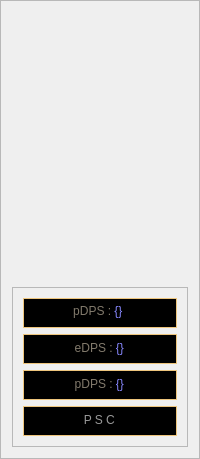
           <widget class="QFrame" name="item_display_frame">
            <property name="sizePolicy">
             <sizepolicy hsizetype="Maximum" vsizetype="Fixed">
              <horstretch>0</horstretch>
              <verstretch>0</verstretch>
             </sizepolicy>
            </property>
            <property name="frameShape">
             <enum>QFrame::StyledPanel</enum>
            </property>
            <property name="frameShadow">
             <enum>QFrame::Raised</enum>
            </property>
            <layout class="QVBoxLayout" name="verticalLayout_2">
             <item>
              <widget class="QFrame" name="item_view_frame">
               <property name="sizePolicy">
                <sizepolicy hsizetype="MinimumExpanding" vsizetype="MinimumExpanding">
                 <horstretch>0</horstretch>
                 <verstretch>0</verstretch>
                </sizepolicy>
               </property>
               <property name="minimumSize">
                <size>
                 <width>128</width>
                 <height>269</height>
                </size>
               </property>
               <property name="maximumSize">
                <size>
                 <width>145</width>
                 <height>269</height>
                </size>
               </property>
               <property name="styleSheet">
                <string notr="true">QWidget{
                                                                    border: 0px;
                                                                    background-color: none;
                                                                    }
                                                                </string>
               </property>
               <layout class="QVBoxLayout" name="item_view_layout">
                <property name="spacing">
                 <number>0</number>
                </property>
                <property name="leftMargin">
                 <number>0</number>
                </property>
                <property name="topMargin">
                 <number>0</number>
                </property>
                <property name="rightMargin">
                 <number>0</number>
                </property>
                <property name="bottomMargin">
                 <number>0</number>
                </property>
                <item>
                 <widget class="QFrame" name="item_img_frame">
                  <property name="minimumSize">
                   <size>
                    <width>0</width>
                    <height>228</height>
                   </size>
                  </property>
                  <property name="frameShape">
                   <enum>QFrame::StyledPanel</enum>
                  </property>
                  <property name="frameShadow">
                   <enum>QFrame::Raised</enum>
                  </property>
                  <layout class="QVBoxLayout" name="verticalLayout_3">
                   <property name="spacing">
                    <number>0</number>
                   </property>
                   <property name="leftMargin">
                    <number>0</number>
                   </property>
                   <property name="topMargin">
                    <number>0</number>
                   </property>
                   <property name="rightMargin">
                    <number>0</number>
                   </property>
                   <property name="bottomMargin">
                    <number>0</number>
                   </property>
                   <item>
                    <widget class="QLabel" name="item_img_label">
                     <property name="sizePolicy">
                      <sizepolicy hsizetype="Fixed" vsizetype="Fixed">
                       <horstretch>0</horstretch>
                       <verstretch>0</verstretch>
                      </sizepolicy>
                     </property>
                     <property name="minimumSize">
                      <size>
                       <width>128</width>
                       <height>228</height>
                      </size>
                     </property>
                     <property name="maximumSize">
                      <size>
                       <width>128</width>
                       <height>228</height>
                      </size>
                     </property>
                     <property name="styleSheet">
                      <string notr="true">QLabel{
                                                                                            background-image:
                                                                                            url(:/images/images/item_box.png);
                                                                                            opacity: 0.8;
                                                                                            }
                                                                                            QLabel::hover{
                                                                                            background-color:#ffffff;
                                                                                            opacity: 1;
                                                                                            }
                                                                                        </string>
                     </property>
                     <property name="text">
                      <string/>
                     </property>
                     <property name="scaledContents">
                      <bool>true</bool>
                     </property>
                     <property name="alignment">
                      <set>Qt::AlignCenter</set>
                     </property>
                    </widget>
                   </item>
                  </layout>
                 </widget>
                </item>
                <item alignment="Qt::AlignTop">
                 <widget class="QFrame" name="crafting_btn_frame">
                  <property name="sizePolicy">
                   <sizepolicy hsizetype="Preferred" vsizetype="Maximum">
                    <horstretch>0</horstretch>
                    <verstretch>0</verstretch>
                   </sizepolicy>
                  </property>
                  <property name="frameShape">
                   <enum>QFrame::StyledPanel</enum>
                  </property>
                  <property name="frameShadow">
                   <enum>QFrame::Raised</enum>
                  </property>
                  <layout class="QVBoxLayout" name="crafting_btn_layout">
                   <property name="spacing">
                    <number>0</number>
                   </property>
                   <property name="leftMargin">
                    <number>0</number>
                   </property>
                   <property name="topMargin">
                    <number>0</number>
                   </property>
                   <property name="rightMargin">
                    <number>0</number>
                   </property>
                   <property name="bottomMargin">
                    <number>0</number>
                   </property>
                   <item>
                    <widget class="QLabel" name="crafting_btn_label">
                     <property name="sizePolicy">
                      <sizepolicy hsizetype="Fixed" vsizetype="Fixed">
                       <horstretch>0</horstretch>
                       <verstretch>0</verstretch>
                      </sizepolicy>
                     </property>
                     <property name="minimumSize">
                      <size>
                       <width>0</width>
                       <height>39</height>
                      </size>
                     </property>
                     <property name="maximumSize">
                      <size>
                       <width>128</width>
                       <height>39</height>
                      </size>
                     </property>
                     <property name="cursor">
                      <cursorShape>ArrowCursor</cursorShape>
                     </property>
                     <property name="focusPolicy">
                      <enum>Qt::StrongFocus</enum>
                     </property>
                     <property name="styleSheet">
                      <string notr="true">QLabel{
                                                                                            background-image:
                                                                                            url(:/images/images/craftbtn.png);
                                                                                            }
                                                                                            QLabel::hover{
                                                                                            background-image:
                                                                                            url(:/images/images/craftbtnov.png);
                                                                                            }
                                                                                        </string>
                     </property>
                     <property name="text">
                      <string/>
                     </property>
                     <property name="scaledContents">
                      <bool>true</bool>
                     </property>
                    </widget>
                   </item>
                  </layout>
                 </widget>
                </item>
               </layout>
              </widget>
             </item>
             <item alignment="Qt::AlignVCenter">
              <widget class="QFrame" name="item_dps_frame">
               <property name="sizePolicy">
                <sizepolicy hsizetype="Minimum" vsizetype="Maximum">
                 <horstretch>0</horstretch>
                 <verstretch>0</verstretch>
                </sizepolicy>
               </property>
               <property name="frameShape">
                <enum>QFrame::StyledPanel</enum>
               </property>
               <property name="frameShadow">
                <enum>QFrame::Raised</enum>
               </property>
               <layout class="QVBoxLayout" name="item_dps_layout">
                <property name="spacing">
                 <number>6</number>
                </property>
                <property name="leftMargin">
                 <number>10</number>
                </property>
                <property name="topMargin">
                 <number>10</number>
                </property>
                <property name="rightMargin">
                 <number>10</number>
                </property>
                <property name="bottomMargin">
                 <number>10</number>
                </property>
                <item>
                 <widget class="QLabel" name="phys_dps_label">
                  <property name="sizePolicy">
                   <sizepolicy hsizetype="MinimumExpanding" vsizetype="Maximum">
                    <horstretch>0</horstretch>
                    <verstretch>0</verstretch>
                   </sizepolicy>
                  </property>
                  <property name="minimumSize">
                   <size>
                    <width>0</width>
                    <height>30</height>
                   </size>
                  </property>
                  <property name="styleSheet">
                   <string notr="true">QLabel {
                                                                                border: 1px solid #edc57d;
                                                                                background: #000;
                                                                                padding: 2px 3px 4px 2px;
                                                                                }
                                                                            </string>
                  </property>
                  <property name="frameShape">
                   <enum>QFrame::NoFrame</enum>
                  </property>
                  <property name="frameShadow">
                   <enum>QFrame::Plain</enum>
                  </property>
                  <property name="lineWidth">
                   <number>0</number>
                  </property>
                  <property name="midLineWidth">
                   <number>0</number>
                  </property>
                  <property name="text">
                   <string>&lt;html&gt;&lt;head/&gt;&lt;body&gt;&lt;p&gt;&lt;span
                                                                                style=&quot; color:#827a6c;&quot;&gt;pDPS
                                                                                : &lt;/span&gt;&lt;span style=&quot;
                                                                                color:#8787fe;&quot;&gt;{}&lt;/span&gt;&lt;/p&gt;&lt;/body&gt;&lt;/html&gt;
                                                                            </string>
                  </property>
                  <property name="scaledContents">
                   <bool>false</bool>
                  </property>
                  <property name="alignment">
                   <set>Qt::AlignHCenter|Qt::AlignTop</set>
                  </property>
                  <property name="margin">
                   <number>0</number>
                  </property>
                 </widget>
                </item>
                <item>
                 <widget class="QLabel" name="ele_dps_label">
                  <property name="sizePolicy">
                   <sizepolicy hsizetype="Preferred" vsizetype="Maximum">
                    <horstretch>0</horstretch>
                    <verstretch>0</verstretch>
                   </sizepolicy>
                  </property>
                  <property name="minimumSize">
                   <size>
                    <width>0</width>
                    <height>30</height>
                   </size>
                  </property>
                  <property name="styleSheet">
                   <string notr="true">QLabel {
                                                                                border: 1px solid #edc57d;
                                                                                background: #000;
                                                                                padding: 2px 3px 4px 2px;
                                                                                magin-bottom: 0px;
                                                                                }
                                                                            </string>
                  </property>
                  <property name="text">
                   <string>&lt;html&gt;&lt;head/&gt;&lt;body&gt;&lt;p
                                                                                align=&quot;center&quot;&gt;&lt;span
                                                                                style=&quot; color:#827a6c;&quot;&gt;eDPS
                                                                                : &lt;/span&gt;&lt;span style=&quot;
                                                                                color:#8787fe;&quot;&gt;{}&lt;/span&gt;&lt;/p&gt;&lt;/body&gt;&lt;/html&gt;
                                                                            </string>
                  </property>
                 </widget>
                </item>
                <item>
                 <widget class="QLabel" name="total_dps_label">
                  <property name="sizePolicy">
                   <sizepolicy hsizetype="Preferred" vsizetype="Maximum">
                    <horstretch>0</horstretch>
                    <verstretch>0</verstretch>
                   </sizepolicy>
                  </property>
                  <property name="minimumSize">
                   <size>
                    <width>0</width>
                    <height>30</height>
                   </size>
                  </property>
                  <property name="styleSheet">
                   <string notr="true">QLabel {
                                                                                border: 1px solid #edc57d;
                                                                                background: #000;
                                                                                padding: 2px 3px 4px 2px;
                                                                                magin-bottom: 0px;
                                                                                }
                                                                            </string>
                  </property>
                  <property name="text">
                   <string>&lt;html&gt;&lt;head/&gt;&lt;body&gt;&lt;p
                                                                                align=&quot;center&quot;&gt;&lt;span
                                                                                style=&quot; color:#827a6c;&quot;&gt;pDPS
                                                                                : &lt;/span&gt;&lt;span style=&quot;
                                                                                color:#8787fe;&quot;&gt;{}&lt;/span&gt;&lt;/p&gt;&lt;/body&gt;&lt;/html&gt;
                                                                            </string>
                  </property>
                 </widget>
                </item>
                <item alignment="Qt::AlignTop">
                 <widget class="QLabel" name="affix_total_label">
                  <property name="sizePolicy">
                   <sizepolicy hsizetype="Preferred" vsizetype="Maximum">
                    <horstretch>0</horstretch>
                    <verstretch>0</verstretch>
                   </sizepolicy>
                  </property>
                  <property name="minimumSize">
                   <size>
                    <width>0</width>
                    <height>30</height>
                   </size>
                  </property>
                  <property name="styleSheet">
                   <string notr="true">QLabel {
                                                                                border: 1px solid #edc57d;
                                                                                background: #000;
                                                                                padding: 2px 3px 4px 2px;
                                                                                magin-bottom: 0px;
                                                                                }
                                                                            </string>
                  </property>
                  <property name="text">
                   <string>&lt;html&gt;&lt;head/&gt;&lt;body&gt;&lt;p
                                                                                align=&quot;center&quot;&gt;&lt;span
                                                                                style=&quot; color:#999999;&quot;&gt;P S
                                                                                C&lt;/span&gt;&lt;/p&gt;&lt;/body&gt;&lt;/html&gt;
                                                                            </string>
                  </property>
                 </widget>
                </item>
               </layout>
              </widget>
             </item>
            </layout>
           </widget>
